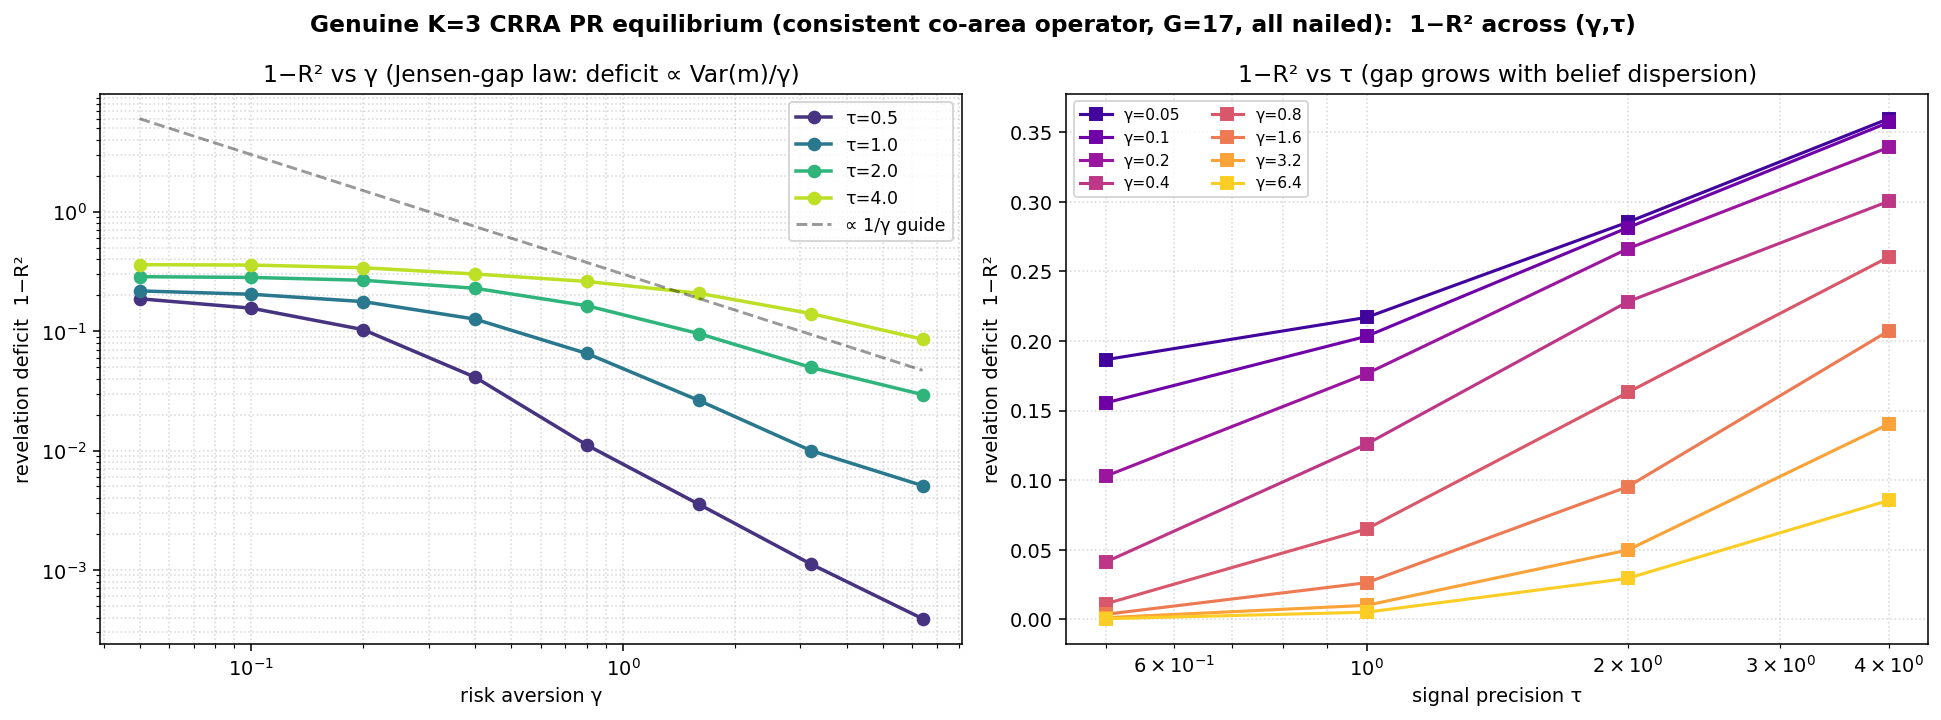

This figure's Python source:
"""Line plots of 1-R^2 (revelation deficit) from the consistent-operator 2D sweep --
the Jensen-gap law made visible: log-log deficit vs gamma (slope -> -1 at high gamma);
deficit vs tau (rising with signal precision). Reads sweep2d.json, no recompute."""
import json, os, numpy as np
import matplotlib; matplotlib.use('Agg'); import matplotlib.pyplot as plt, matplotlib.cm as cm
HERE = os.path.dirname(os.path.abspath(__file__))
r = json.load(open(os.path.join(HERE, 'sweep2d.json')))['rows']
G = sorted(set(x['gamma'] for x in r)); T = sorted(set(x['tau'] for x in r))

fig, ax = plt.subplots(1, 2, figsize=(14, 5.2), dpi=140)

# (a) deficit vs gamma at each tau (log-log; visualize 1/gamma scaling)
cols = cm.viridis(np.linspace(0.15, 0.9, len(T)))
for tau, col in zip(T, cols):
    g = np.array([x['gamma'] for x in r if x['tau'] == tau])
    d = np.array([x['deficit'] for x in r if x['tau'] == tau])
    idx = np.argsort(g); g = g[idx]; d = d[idx]
    ax[0].loglog(g, d, 'o-', color=col, lw=1.8, ms=6, label=f'τ={tau}')
# guideline 1/gamma
g_ref = np.array([G[0], G[-1]]); ax[0].loglog(g_ref, 0.3 / g_ref, 'k--', alpha=0.4, label='∝ 1/γ guide')
ax[0].set_xlabel('risk aversion γ'); ax[0].set_ylabel('revelation deficit  1−R²')
ax[0].set_title('1−R² vs γ (Jensen-gap law: deficit ∝ Var(m)/γ)')
ax[0].legend(fontsize=9); ax[0].grid(ls=':', which='both', alpha=0.5)

# (b) deficit vs tau at each gamma (log-x; rises with signal precision)
cols2 = cm.plasma(np.linspace(0.1, 0.9, len(G)))
for gam, col in zip(G, cols2):
    t = np.array([x['tau'] for x in r if x['gamma'] == gam])
    d = np.array([x['deficit'] for x in r if x['gamma'] == gam])
    idx = np.argsort(t); t = t[idx]; d = d[idx]
    ax[1].semilogx(t, d, 's-', color=col, lw=1.6, ms=6, label=f'γ={gam}')
ax[1].set_xlabel('signal precision τ'); ax[1].set_ylabel('revelation deficit  1−R²')
ax[1].set_title('1−R² vs τ (gap grows with belief dispersion)')
ax[1].legend(fontsize=8, ncol=2); ax[1].grid(ls=':', which='both', alpha=0.5)

plt.suptitle('Genuine K=3 CRRA PR equilibrium (consistent co-area operator, G=17, all nailed):  1−R² across (γ,τ)', weight='bold')
plt.tight_layout(); plt.savefig(os.path.join(HERE, 'deficit_lineplots.png'), dpi=140, bbox_inches='tight'); plt.close()
print('wrote deficit_lineplots.png')
